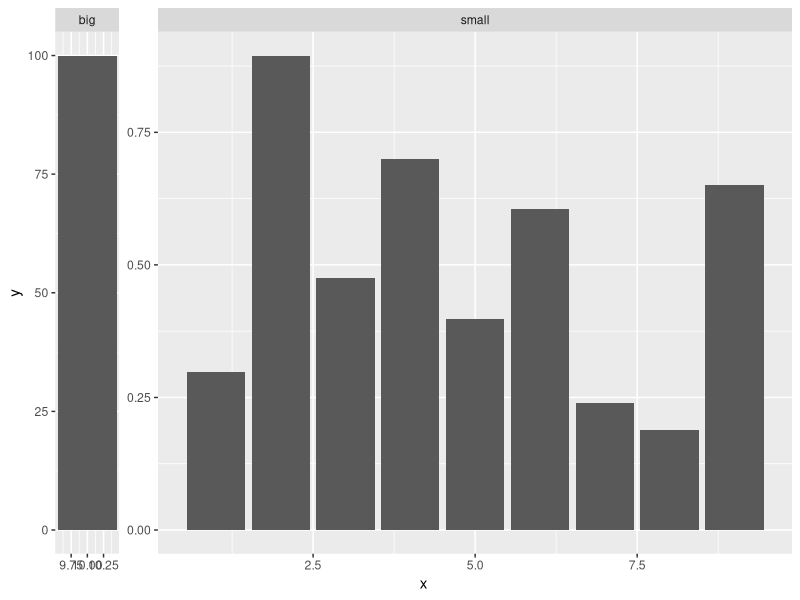
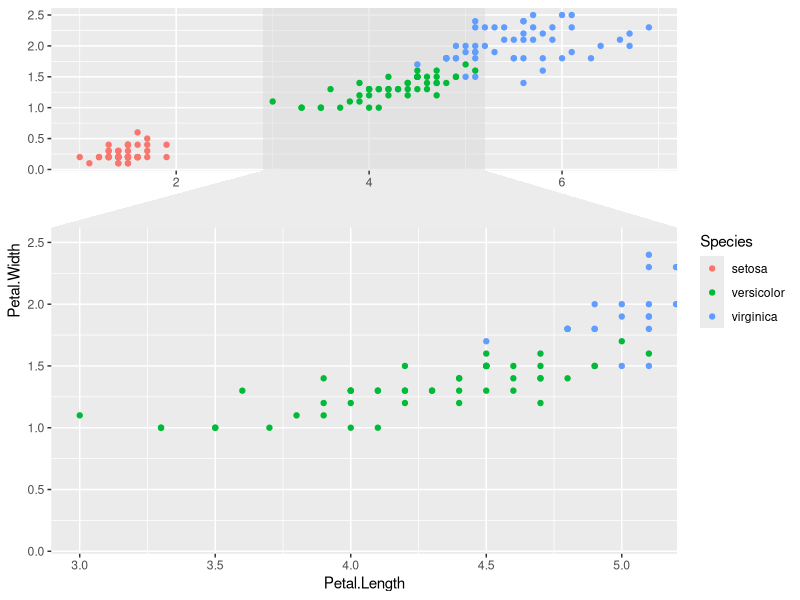

These charts were generated, in order, by the following R code:
# https://github.com/thomasp85/ggforce
# https://ihaddadenfodil.com/post/it-s-a-bird-it-s-a-plane-it-s-a-ggforce-function/


install.packages("ggforce")
library(tidyverse)
library(ggforce)

df <- data.frame(
  x = seq(10),
  y = c(runif(9), 100),
  type = c(rep("small", 9), "big")
)

# Add facets with relative widths and heights to the numberf of breaks
ggplot(df, aes(x, y)) +
  geom_col() +
  ggforce::facet_row(. ~ type,
                     scales = "free",
                     space = "free")

# Zoom in to a region of the plot
ggplot2::ggplot(iris,
                ggplot2::aes(x = Petal.Length,
                    y = Petal.Width,
                    colour = Species)) +
  ggplot2::geom_point() +
  ggforce::facet_zoom(x = Species == "versicolor")
